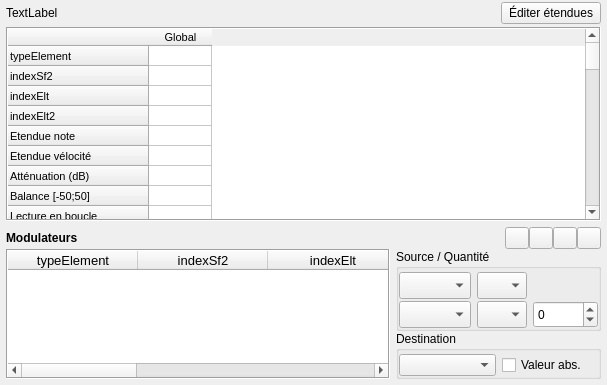
<?xml version="1.0" encoding="UTF-8"?>
<ui version="4.0">
 <class>Page_Inst</class>
 <widget class="QWidget" name="Page_Inst">
  <property name="geometry">
   <rect>
    <x>0</x>
    <y>0</y>
    <width>607</width>
    <height>385</height>
   </rect>
  </property>
  <property name="windowTitle">
   <string notr="true">Form</string>
  </property>
  <layout class="QVBoxLayout" name="verticalLayout" stretch="1,0">
   <property name="spacing">
    <number>0</number>
   </property>
   <property name="leftMargin">
    <number>6</number>
   </property>
   <property name="topMargin">
    <number>0</number>
   </property>
   <property name="rightMargin">
    <number>6</number>
   </property>
   <property name="bottomMargin">
    <number>6</number>
   </property>
   <item>
    <widget class="QFrame" name="frame_5">
     <property name="sizePolicy">
      <sizepolicy hsizetype="Ignored" vsizetype="Preferred">
       <horstretch>0</horstretch>
       <verstretch>0</verstretch>
      </sizepolicy>
     </property>
     <property name="minimumSize">
      <size>
       <width>0</width>
       <height>27</height>
      </size>
     </property>
     <property name="maximumSize">
      <size>
       <width>16777215</width>
       <height>27</height>
      </size>
     </property>
     <property name="frameShape">
      <enum>QFrame::NoFrame</enum>
     </property>
     <property name="frameShadow">
      <enum>QFrame::Raised</enum>
     </property>
     <layout class="QHBoxLayout" name="horizontalLayout">
      <property name="leftMargin">
       <number>0</number>
      </property>
      <property name="topMargin">
       <number>2</number>
      </property>
      <property name="rightMargin">
       <number>0</number>
      </property>
      <property name="bottomMargin">
       <number>3</number>
      </property>
      <item>
       <widget class="QLabel" name="labelPrst">
        <property name="sizePolicy">
         <sizepolicy hsizetype="Preferred" vsizetype="Preferred">
          <horstretch>0</horstretch>
          <verstretch>0</verstretch>
         </sizepolicy>
        </property>
        <property name="minimumSize">
         <size>
          <width>0</width>
          <height>20</height>
         </size>
        </property>
        <property name="maximumSize">
         <size>
          <width>16777215</width>
          <height>20</height>
         </size>
        </property>
        <property name="text">
         <string notr="true">TextLabel</string>
        </property>
        <property name="textInteractionFlags">
         <set>Qt::NoTextInteraction</set>
        </property>
       </widget>
      </item>
      <item>
       <widget class="QPushButton" name="pushRangeMode">
        <property name="maximumSize">
         <size>
          <width>100</width>
          <height>16777215</height>
         </size>
        </property>
        <property name="focusPolicy">
         <enum>Qt::TabFocus</enum>
        </property>
        <property name="text">
         <string>Éditer étendues</string>
        </property>
        <property name="checkable">
         <bool>true</bool>
        </property>
       </widget>
      </item>
     </layout>
    </widget>
   </item>
   <item>
    <widget class="QStackedWidget" name="stackedWidget">
     <property name="currentIndex">
      <number>0</number>
     </property>
     <widget class="QWidget" name="page">
      <layout class="QVBoxLayout" name="verticalLayout_2">
       <property name="spacing">
        <number>0</number>
       </property>
       <property name="leftMargin">
        <number>0</number>
       </property>
       <property name="topMargin">
        <number>0</number>
       </property>
       <property name="rightMargin">
        <number>0</number>
       </property>
       <property name="bottomMargin">
        <number>0</number>
       </property>
       <item>
        <widget class="TableWidgetInst" name="tableInst">
         <property name="sizePolicy">
          <sizepolicy hsizetype="Expanding" vsizetype="Expanding">
           <horstretch>0</horstretch>
           <verstretch>0</verstretch>
          </sizepolicy>
         </property>
         <property name="font">
          <font>
           <pointsize>8</pointsize>
          </font>
         </property>
         <property name="frameShape">
          <enum>QFrame::Box</enum>
         </property>
         <property name="frameShadow">
          <enum>QFrame::Sunken</enum>
         </property>
         <property name="autoScroll">
          <bool>true</bool>
         </property>
         <property name="editTriggers">
          <set>QAbstractItemView::AnyKeyPressed|QAbstractItemView::DoubleClicked|QAbstractItemView::SelectedClicked</set>
         </property>
         <property name="showDropIndicator" stdset="0">
          <bool>false</bool>
         </property>
         <property name="dragDropOverwriteMode">
          <bool>false</bool>
         </property>
         <property name="selectionMode">
          <enum>QAbstractItemView::ExtendedSelection</enum>
         </property>
         <property name="textElideMode">
          <enum>Qt::ElideRight</enum>
         </property>
         <property name="horizontalScrollMode">
          <enum>QAbstractItemView::ScrollPerPixel</enum>
         </property>
         <property name="rowCount">
          <number>50</number>
         </property>
         <property name="columnCount">
          <number>1</number>
         </property>
         <attribute name="horizontalHeaderDefaultSectionSize">
          <number>63</number>
         </attribute>
         <attribute name="horizontalHeaderMinimumSectionSize">
          <number>18</number>
         </attribute>
         <attribute name="verticalHeaderDefaultSectionSize">
          <number>20</number>
         </attribute>
         <attribute name="verticalHeaderMinimumSectionSize">
          <number>19</number>
         </attribute>
         <row>
          <property name="text">
           <string notr="true">typeElement</string>
          </property>
         </row>
         <row>
          <property name="text">
           <string notr="true">indexSf2</string>
          </property>
         </row>
         <row>
          <property name="text">
           <string notr="true">indexElt</string>
          </property>
         </row>
         <row>
          <property name="text">
           <string notr="true">indexElt2</string>
          </property>
         </row>
         <row>
          <property name="text">
           <string>Etendue note</string>
          </property>
         </row>
         <row>
          <property name="text">
           <string>Etendue vélocité</string>
          </property>
         </row>
         <row>
          <property name="text">
           <string>Atténuation (dB)</string>
          </property>
         </row>
         <row>
          <property name="text">
           <string>Balance [-50;50]</string>
          </property>
         </row>
         <row>
          <property name="text">
           <string>Lecture en boucle</string>
          </property>
         </row>
         <row>
          <property name="text">
           <string>Note de base</string>
          </property>
         </row>
         <row>
          <property name="text">
           <string>Accordage (demi-tons)</string>
          </property>
         </row>
         <row>
          <property name="text">
           <string>Accordage (centièmes)</string>
          </property>
         </row>
         <row>
          <property name="text">
           <string>Accordage (scale)</string>
          </property>
         </row>
         <row>
          <property name="text">
           <string>Filtre, fréquence (Hz)</string>
          </property>
          <property name="font">
           <font>
            <weight>50</weight>
            <bold>false</bold>
           </font>
          </property>
         </row>
         <row>
          <property name="text">
           <string>Filtre, résonance (dB)</string>
          </property>
         </row>
         <row>
          <property name="text">
           <string>Vol env delay (s)</string>
          </property>
         </row>
         <row>
          <property name="text">
           <string>Vol env attack (s)</string>
          </property>
         </row>
         <row>
          <property name="text">
           <string>Vol env hold (s)</string>
          </property>
         </row>
         <row>
          <property name="text">
           <string>Vol env decay (s)</string>
          </property>
         </row>
         <row>
          <property name="text">
           <string>Vol env sustain (dB)</string>
          </property>
         </row>
         <row>
          <property name="text">
           <string>Vol env release (s)</string>
          </property>
         </row>
         <row>
          <property name="text">
           <string>Note → Vol env hold (c)</string>
          </property>
         </row>
         <row>
          <property name="text">
           <string>Note → Vol env decay (c)</string>
          </property>
         </row>
         <row>
          <property name="text">
           <string>Mod env delay (s)</string>
          </property>
         </row>
         <row>
          <property name="text">
           <string>Mod env attack (s)</string>
          </property>
         </row>
         <row>
          <property name="text">
           <string>Mod env hold (s)</string>
          </property>
         </row>
         <row>
          <property name="text">
           <string>Mod env decay (s)</string>
          </property>
         </row>
         <row>
          <property name="text">
           <string>Mod env sustain (%)</string>
          </property>
         </row>
         <row>
          <property name="text">
           <string>Mod env release (s)</string>
          </property>
         </row>
         <row>
          <property name="text">
           <string>Mod env → ton (c)</string>
          </property>
         </row>
         <row>
          <property name="text">
           <string>Mod env → filtre (c)</string>
          </property>
         </row>
         <row>
          <property name="text">
           <string>Note → Mod env hold (c)</string>
          </property>
         </row>
         <row>
          <property name="text">
           <string>Note → Mod env decay (c)</string>
          </property>
         </row>
         <row>
          <property name="text">
           <string>Mod LFO delay (s)</string>
          </property>
         </row>
         <row>
          <property name="text">
           <string>Mod LFO freq (Hz)</string>
          </property>
         </row>
         <row>
          <property name="text">
           <string>Mod LFO → ton (c)</string>
          </property>
         </row>
         <row>
          <property name="text">
           <string>Mod LFO → filtre (c)</string>
          </property>
         </row>
         <row>
          <property name="text">
           <string>Mod LFO → volume (dB)</string>
          </property>
         </row>
         <row>
          <property name="text">
           <string>Vib LFO delay (s)</string>
          </property>
         </row>
         <row>
          <property name="text">
           <string>Vib LFO freq (Hz)</string>
          </property>
         </row>
         <row>
          <property name="text">
           <string>Vib LFO → ton (c)</string>
          </property>
         </row>
         <row>
          <property name="text">
           <string>Classe exclusive</string>
          </property>
         </row>
         <row>
          <property name="text">
           <string>Chorus (%)</string>
          </property>
         </row>
         <row>
          <property name="text">
           <string>Réverbération (%)</string>
          </property>
         </row>
         <row>
          <property name="text">
           <string>Note fixe</string>
          </property>
         </row>
         <row>
          <property name="text">
           <string>Vélocité fixe</string>
          </property>
         </row>
         <row>
          <property name="text">
           <string>Offset début échantillon</string>
          </property>
         </row>
         <row>
          <property name="text">
           <string>Offset fin échantillon</string>
          </property>
         </row>
         <row>
          <property name="text">
           <string>Offset début boucle</string>
          </property>
         </row>
         <row>
          <property name="text">
           <string>Offset fin boucle</string>
          </property>
         </row>
         <column>
          <property name="text">
           <string>Global</string>
          </property>
         </column>
         <item row="15" column="0">
          <property name="text">
           <string/>
          </property>
         </item>
         <item row="16" column="0">
          <property name="text">
           <string/>
          </property>
         </item>
        </widget>
       </item>
       <item>
        <widget class="QFrame" name="frameModulator">
         <property name="sizePolicy">
          <sizepolicy hsizetype="Preferred" vsizetype="Preferred">
           <horstretch>0</horstretch>
           <verstretch>0</verstretch>
          </sizepolicy>
         </property>
         <property name="frameShape">
          <enum>QFrame::NoFrame</enum>
         </property>
         <property name="frameShadow">
          <enum>QFrame::Raised</enum>
         </property>
         <layout class="QGridLayout" name="gridLayout_2" columnstretch="100,0">
          <property name="leftMargin">
           <number>0</number>
          </property>
          <property name="topMargin">
           <number>6</number>
          </property>
          <property name="rightMargin">
           <number>0</number>
          </property>
          <property name="bottomMargin">
           <number>0</number>
          </property>
          <property name="verticalSpacing">
           <number>0</number>
          </property>
          <item row="0" column="0">
           <widget class="QLabel" name="label">
            <property name="font">
             <font>
              <weight>75</weight>
              <bold>true</bold>
             </font>
            </property>
            <property name="text">
             <string>Modulateurs</string>
            </property>
           </widget>
          </item>
          <item row="0" column="1">
           <layout class="QHBoxLayout" name="horizontalLayout_2">
            <item>
             <spacer name="horizontalSpacer">
              <property name="orientation">
               <enum>Qt::Horizontal</enum>
              </property>
              <property name="sizeHint" stdset="0">
               <size>
                <width>10</width>
                <height>20</height>
               </size>
              </property>
             </spacer>
            </item>
            <item>
             <widget class="QPushButton" name="pushNouveauMod">
              <property name="minimumSize">
               <size>
                <width>24</width>
                <height>0</height>
               </size>
              </property>
              <property name="maximumSize">
               <size>
                <width>24</width>
                <height>24</height>
               </size>
              </property>
              <property name="toolTip">
               <string>Ajoute un modulateur</string>
              </property>
              <property name="text">
               <string/>
              </property>
              <property name="icon">
               <iconset resource="../ressources.qrc">
                <normaloff>:/icones/add</normaloff>:/icones/add</iconset>
              </property>
             </widget>
            </item>
            <item>
             <widget class="QPushButton" name="pushSupprimerMod">
              <property name="minimumSize">
               <size>
                <width>24</width>
                <height>0</height>
               </size>
              </property>
              <property name="maximumSize">
               <size>
                <width>24</width>
                <height>24</height>
               </size>
              </property>
              <property name="toolTip">
               <string>Supprime un modulateur</string>
              </property>
              <property name="text">
               <string/>
              </property>
              <property name="icon">
               <iconset resource="../ressources.qrc">
                <normaloff>:/icones/remove</normaloff>:/icones/remove</iconset>
              </property>
             </widget>
            </item>
            <item>
             <widget class="QPushButton" name="pushCopyMod">
              <property name="maximumSize">
               <size>
                <width>24</width>
                <height>24</height>
               </size>
              </property>
              <property name="toolTip">
               <string>Copie les modulateurs</string>
              </property>
              <property name="text">
               <string/>
              </property>
              <property name="icon">
               <iconset resource="../ressources.qrc">
                <normaloff>:/icones/copy</normaloff>:/icones/copy</iconset>
              </property>
              <property name="iconSize">
               <size>
                <width>22</width>
                <height>22</height>
               </size>
              </property>
             </widget>
            </item>
            <item>
             <widget class="QPushButton" name="pushPasteMod">
              <property name="maximumSize">
               <size>
                <width>24</width>
                <height>24</height>
               </size>
              </property>
              <property name="toolTip">
               <string>Colle les modulateurs copiés</string>
              </property>
              <property name="text">
               <string/>
              </property>
              <property name="icon">
               <iconset resource="../ressources.qrc">
                <normaloff>:/icones/paste</normaloff>:/icones/paste</iconset>
              </property>
             </widget>
            </item>
           </layout>
          </item>
          <item row="1" column="0" rowspan="2">
           <widget class="TableWidgetMod" name="tableMod">
            <property name="sizePolicy">
             <sizepolicy hsizetype="Expanding" vsizetype="Ignored">
              <horstretch>0</horstretch>
              <verstretch>0</verstretch>
             </sizepolicy>
            </property>
            <property name="font">
             <font>
              <pointsize>10</pointsize>
              <weight>50</weight>
              <bold>false</bold>
             </font>
            </property>
            <property name="frameShape">
             <enum>QFrame::Box</enum>
            </property>
            <property name="editTriggers">
             <set>QAbstractItemView::NoEditTriggers</set>
            </property>
            <property name="tabKeyNavigation">
             <bool>false</bool>
            </property>
            <property name="showDropIndicator" stdset="0">
             <bool>false</bool>
            </property>
            <property name="dragDropOverwriteMode">
             <bool>false</bool>
            </property>
            <property name="selectionMode">
             <enum>QAbstractItemView::ExtendedSelection</enum>
            </property>
            <property name="selectionBehavior">
             <enum>QAbstractItemView::SelectRows</enum>
            </property>
            <property name="verticalScrollMode">
             <enum>QAbstractItemView::ScrollPerItem</enum>
            </property>
            <property name="horizontalScrollMode">
             <enum>QAbstractItemView::ScrollPerPixel</enum>
            </property>
            <property name="columnCount">
             <number>9</number>
            </property>
            <attribute name="horizontalHeaderDefaultSectionSize">
             <number>130</number>
            </attribute>
            <attribute name="horizontalHeaderHighlightSections">
             <bool>false</bool>
            </attribute>
            <attribute name="horizontalHeaderMinimumSectionSize">
             <number>18</number>
            </attribute>
            <attribute name="horizontalHeaderStretchLastSection">
             <bool>true</bool>
            </attribute>
            <attribute name="verticalHeaderVisible">
             <bool>false</bool>
            </attribute>
            <attribute name="verticalHeaderDefaultSectionSize">
             <number>19</number>
            </attribute>
            <column>
             <property name="text">
              <string notr="true">typeElement</string>
             </property>
            </column>
            <column>
             <property name="text">
              <string notr="true">indexSf2</string>
             </property>
            </column>
            <column>
             <property name="text">
              <string notr="true">indexElt</string>
             </property>
            </column>
            <column>
             <property name="text">
              <string notr="true">indexElt2</string>
             </property>
            </column>
            <column>
             <property name="text">
              <string notr="true">indexMod</string>
             </property>
            </column>
            <column>
             <property name="text">
              <string notr="true">#</string>
             </property>
             <property name="font">
              <font>
               <weight>75</weight>
               <bold>true</bold>
              </font>
             </property>
            </column>
            <column>
             <property name="text">
              <string>Source</string>
             </property>
             <property name="font">
              <font>
               <weight>75</weight>
               <bold>true</bold>
              </font>
             </property>
            </column>
            <column>
             <property name="text">
              <string>Quantité</string>
             </property>
             <property name="font">
              <font>
               <weight>75</weight>
               <bold>true</bold>
              </font>
             </property>
            </column>
            <column>
             <property name="text">
              <string>Destination</string>
             </property>
             <property name="font">
              <font>
               <weight>75</weight>
               <bold>true</bold>
              </font>
             </property>
            </column>
           </widget>
          </item>
          <item row="1" column="1">
           <widget class="QGroupBox" name="groupBox_3">
            <property name="title">
             <string>Source / Quantité</string>
            </property>
            <layout class="QGridLayout" name="gridLayout_3">
             <property name="leftMargin">
              <number>0</number>
             </property>
             <property name="topMargin">
              <number>3</number>
             </property>
             <property name="rightMargin">
              <number>0</number>
             </property>
             <property name="bottomMargin">
              <number>0</number>
             </property>
             <property name="horizontalSpacing">
              <number>6</number>
             </property>
             <property name="verticalSpacing">
              <number>2</number>
             </property>
             <item row="0" column="1">
              <widget class="ComboBox" name="comboSource1">
               <property name="sizePolicy">
                <sizepolicy hsizetype="Preferred" vsizetype="Preferred">
                 <horstretch>0</horstretch>
                 <verstretch>0</verstretch>
                </sizepolicy>
               </property>
               <property name="maximumSize">
                <size>
                 <width>170</width>
                 <height>27</height>
                </size>
               </property>
               <property name="font">
                <font>
                 <weight>50</weight>
                 <bold>false</bold>
                </font>
               </property>
              </widget>
             </item>
             <item row="1" column="1">
              <widget class="ComboBox" name="comboSource2">
               <property name="sizePolicy">
                <sizepolicy hsizetype="Preferred" vsizetype="Preferred">
                 <horstretch>0</horstretch>
                 <verstretch>0</verstretch>
                </sizepolicy>
               </property>
               <property name="maximumSize">
                <size>
                 <width>170</width>
                 <height>27</height>
                </size>
               </property>
               <property name="font">
                <font>
                 <weight>50</weight>
                 <bold>false</bold>
                </font>
               </property>
              </widget>
             </item>
             <item row="0" column="2">
              <widget class="TableComboBox" name="comboCourbeSource1">
               <property name="sizePolicy">
                <sizepolicy hsizetype="Preferred" vsizetype="Preferred">
                 <horstretch>0</horstretch>
                 <verstretch>0</verstretch>
                </sizepolicy>
               </property>
               <property name="minimumSize">
                <size>
                 <width>0</width>
                 <height>27</height>
                </size>
               </property>
               <property name="maximumSize">
                <size>
                 <width>50</width>
                 <height>27</height>
                </size>
               </property>
               <property name="font">
                <font>
                 <weight>50</weight>
                 <bold>false</bold>
                </font>
               </property>
               <property name="sizeAdjustPolicy">
                <enum>QComboBox::AdjustToContents</enum>
               </property>
               <property name="modelColumn">
                <number>0</number>
               </property>
              </widget>
             </item>
             <item row="1" column="2">
              <widget class="TableComboBox" name="comboCourbeSource2">
               <property name="sizePolicy">
                <sizepolicy hsizetype="Preferred" vsizetype="Preferred">
                 <horstretch>0</horstretch>
                 <verstretch>0</verstretch>
                </sizepolicy>
               </property>
               <property name="minimumSize">
                <size>
                 <width>0</width>
                 <height>27</height>
                </size>
               </property>
               <property name="maximumSize">
                <size>
                 <width>50</width>
                 <height>27</height>
                </size>
               </property>
               <property name="font">
                <font>
                 <weight>50</weight>
                 <bold>false</bold>
                </font>
               </property>
               <property name="sizeAdjustPolicy">
                <enum>QComboBox::AdjustToContents</enum>
               </property>
              </widget>
             </item>
             <item row="1" column="3">
              <widget class="QSpinBox" name="spinSource2">
               <property name="sizePolicy">
                <sizepolicy hsizetype="Minimum" vsizetype="Preferred">
                 <horstretch>0</horstretch>
                 <verstretch>0</verstretch>
                </sizepolicy>
               </property>
               <property name="minimum">
                <number>-32768</number>
               </property>
               <property name="maximum">
                <number>32767</number>
               </property>
              </widget>
             </item>
            </layout>
           </widget>
          </item>
          <item row="2" column="1">
           <widget class="QGroupBox" name="groupBox">
            <property name="title">
             <string>Destination</string>
            </property>
            <layout class="QGridLayout" name="gridLayout">
             <property name="leftMargin">
              <number>0</number>
             </property>
             <property name="topMargin">
              <number>3</number>
             </property>
             <property name="rightMargin">
              <number>0</number>
             </property>
             <property name="bottomMargin">
              <number>0</number>
             </property>
             <property name="verticalSpacing">
              <number>2</number>
             </property>
             <item row="0" column="0">
              <widget class="ComboBox" name="comboDestination">
               <property name="sizePolicy">
                <sizepolicy hsizetype="Preferred" vsizetype="Preferred">
                 <horstretch>0</horstretch>
                 <verstretch>0</verstretch>
                </sizepolicy>
               </property>
               <property name="maximumSize">
                <size>
                 <width>170</width>
                 <height>27</height>
                </size>
               </property>
               <property name="font">
                <font>
                 <weight>50</weight>
                 <bold>false</bold>
                </font>
               </property>
              </widget>
             </item>
             <item row="0" column="1">
              <widget class="QCheckBox" name="checkAbs">
               <property name="sizePolicy">
                <sizepolicy hsizetype="Minimum" vsizetype="Preferred">
                 <horstretch>0</horstretch>
                 <verstretch>0</verstretch>
                </sizepolicy>
               </property>
               <property name="text">
                <string>Valeur abs.</string>
               </property>
              </widget>
             </item>
            </layout>
           </widget>
          </item>
         </layout>
        </widget>
       </item>
      </layout>
     </widget>
     <widget class="QWidget" name="page_2">
      <layout class="QGridLayout" name="gridLayout_4">
       <property name="leftMargin">
        <number>0</number>
       </property>
       <property name="topMargin">
        <number>0</number>
       </property>
       <property name="rightMargin">
        <number>0</number>
       </property>
       <property name="bottomMargin">
        <number>0</number>
       </property>
       <item row="0" column="0">
        <widget class="RangeEditor" name="rangeEditor" native="true"/>
       </item>
      </layout>
     </widget>
    </widget>
   </item>
  </layout>
 </widget>
 <customwidgets>
  <customwidget>
   <class>TableWidgetMod</class>
   <extends>QTableWidget</extends>
   <header>page.h</header>
   <slots>
    <signal>deleteModPressed()</signal>
    <signal>copyAsked()</signal>
    <signal>pasteAsked()</signal>
   </slots>
  </customwidget>
  <customwidget>
   <class>TableComboBox</class>
   <extends>QComboBox</extends>
   <header>page.h</header>
   <slots>
    <signal>clicked(int,int)</signal>
    <signal>editingFinished()</signal>
   </slots>
  </customwidget>
  <customwidget>
   <class>ComboBox</class>
   <extends>QComboBox</extends>
   <header>page.h</header>
   <slots>
    <signal>clicked(int)</signal>
   </slots>
  </customwidget>
  <customwidget>
   <class>TableWidgetInst</class>
   <extends>QTableWidget</extends>
   <header>page_inst.h</header>
  </customwidget>
  <customwidget>
   <class>RangeEditor</class>
   <extends>QWidget</extends>
   <header>rangeeditor.h</header>
   <container>1</container>
  </customwidget>
 </customwidgets>
 <resources>
  <include location="../ressources.qrc"/>
 </resources>
 <connections>
  <connection>
   <sender>tableInst</sender>
   <signal>cellChanged(int,int)</signal>
   <receiver>Page_Inst</receiver>
   <slot>set(int,int)</slot>
   <hints>
    <hint type="sourcelabel">
     <x>282</x>
     <y>188</y>
    </hint>
    <hint type="destinationlabel">
     <x>282</x>
     <y>188</y>
    </hint>
   </hints>
  </connection>
  <connection>
   <sender>spinSource2</sender>
   <signal>editingFinished()</signal>
   <receiver>Page_Inst</receiver>
   <slot>setAmount()</slot>
   <hints>
    <hint type="sourcelabel">
     <x>327</x>
     <y>298</y>
    </hint>
    <hint type="destinationlabel">
     <x>282</x>
     <y>188</y>
    </hint>
   </hints>
  </connection>
  <connection>
   <sender>tableMod</sender>
   <signal>itemSelectionChanged()</signal>
   <receiver>Page_Inst</receiver>
   <slot>afficheEditMod()</slot>
   <hints>
    <hint type="sourcelabel">
     <x>144</x>
     <y>306</y>
    </hint>
    <hint type="destinationlabel">
     <x>282</x>
     <y>188</y>
    </hint>
   </hints>
  </connection>
  <connection>
   <sender>checkAbs</sender>
   <signal>clicked()</signal>
   <receiver>Page_Inst</receiver>
   <slot>setAbs()</slot>
   <hints>
    <hint type="sourcelabel">
     <x>509</x>
     <y>352</y>
    </hint>
    <hint type="destinationlabel">
     <x>282</x>
     <y>188</y>
    </hint>
   </hints>
  </connection>
  <connection>
   <sender>comboCourbeSource1</sender>
   <signal>clicked(int,int)</signal>
   <receiver>Page_Inst</receiver>
   <slot>setSourceType(int,int)</slot>
   <hints>
    <hint type="sourcelabel">
     <x>595</x>
     <y>274</y>
    </hint>
    <hint type="destinationlabel">
     <x>349</x>
     <y>188</y>
    </hint>
   </hints>
  </connection>
  <connection>
   <sender>comboCourbeSource2</sender>
   <signal>clicked(int,int)</signal>
   <receiver>Page_Inst</receiver>
   <slot>setSourceAmountType(int,int)</slot>
   <hints>
    <hint type="sourcelabel">
     <x>595</x>
     <y>304</y>
    </hint>
    <hint type="destinationlabel">
     <x>349</x>
     <y>188</y>
    </hint>
   </hints>
  </connection>
  <connection>
   <sender>comboDestination</sender>
   <signal>clicked(int)</signal>
   <receiver>Page_Inst</receiver>
   <slot>setDest(int)</slot>
   <hints>
    <hint type="sourcelabel">
     <x>463</x>
     <y>353</y>
    </hint>
    <hint type="destinationlabel">
     <x>349</x>
     <y>188</y>
    </hint>
   </hints>
  </connection>
  <connection>
   <sender>comboSource1</sender>
   <signal>clicked(int)</signal>
   <receiver>Page_Inst</receiver>
   <slot>setSource(int)</slot>
   <hints>
    <hint type="sourcelabel">
     <x>462</x>
     <y>275</y>
    </hint>
    <hint type="destinationlabel">
     <x>349</x>
     <y>188</y>
    </hint>
   </hints>
  </connection>
  <connection>
   <sender>comboSource2</sender>
   <signal>clicked(int)</signal>
   <receiver>Page_Inst</receiver>
   <slot>setSource2(int)</slot>
   <hints>
    <hint type="sourcelabel">
     <x>462</x>
     <y>304</y>
    </hint>
    <hint type="destinationlabel">
     <x>349</x>
     <y>188</y>
    </hint>
   </hints>
  </connection>
  <connection>
   <sender>pushNouveauMod</sender>
   <signal>clicked()</signal>
   <receiver>Page_Inst</receiver>
   <slot>nouveauMod()</slot>
   <hints>
    <hint type="sourcelabel">
     <x>647</x>
     <y>237</y>
    </hint>
    <hint type="destinationlabel">
     <x>349</x>
     <y>188</y>
    </hint>
   </hints>
  </connection>
  <connection>
   <sender>pushSupprimerMod</sender>
   <signal>clicked()</signal>
   <receiver>Page_Inst</receiver>
   <slot>supprimerMod()</slot>
   <hints>
    <hint type="sourcelabel">
     <x>677</x>
     <y>237</y>
    </hint>
    <hint type="destinationlabel">
     <x>349</x>
     <y>188</y>
    </hint>
   </hints>
  </connection>
  <connection>
   <sender>tableInst</sender>
   <signal>itemSelectionChanged()</signal>
   <receiver>Page_Inst</receiver>
   <slot>selected()</slot>
   <hints>
    <hint type="sourcelabel">
     <x>282</x>
     <y>188</y>
    </hint>
    <hint type="destinationlabel">
     <x>282</x>
     <y>188</y>
    </hint>
   </hints>
  </connection>
  <connection>
   <sender>pushCopyMod</sender>
   <signal>clicked()</signal>
   <receiver>Page_Inst</receiver>
   <slot>copyMod()</slot>
   <hints>
    <hint type="sourcelabel">
     <x>611</x>
     <y>197</y>
    </hint>
    <hint type="destinationlabel">
     <x>349</x>
     <y>167</y>
    </hint>
   </hints>
  </connection>
  <connection>
   <sender>tableMod</sender>
   <signal>deleteModPressed()</signal>
   <receiver>Page_Inst</receiver>
   <slot>supprimerMod()</slot>
   <hints>
    <hint type="sourcelabel">
     <x>192</x>
     <y>315</y>
    </hint>
    <hint type="destinationlabel">
     <x>303</x>
     <y>192</y>
    </hint>
   </hints>
  </connection>
  <connection>
   <sender>pushPasteMod</sender>
   <signal>clicked()</signal>
   <receiver>Page_Inst</receiver>
   <slot>pasteMod()</slot>
   <hints>
    <hint type="sourcelabel">
     <x>582</x>
     <y>237</y>
    </hint>
    <hint type="destinationlabel">
     <x>303</x>
     <y>192</y>
    </hint>
   </hints>
  </connection>
  <connection>
   <sender>tableMod</sender>
   <signal>copyAsked()</signal>
   <receiver>Page_Inst</receiver>
   <slot>copyMod()</slot>
   <hints>
    <hint type="sourcelabel">
     <x>192</x>
     <y>315</y>
    </hint>
    <hint type="destinationlabel">
     <x>303</x>
     <y>192</y>
    </hint>
   </hints>
  </connection>
  <connection>
   <sender>tableMod</sender>
   <signal>pasteAsked()</signal>
   <receiver>Page_Inst</receiver>
   <slot>pasteMod()</slot>
   <hints>
    <hint type="sourcelabel">
     <x>192</x>
     <y>315</y>
    </hint>
    <hint type="destinationlabel">
     <x>303</x>
     <y>192</y>
    </hint>
   </hints>
  </connection>
 </connections>
 <slots>
  <slot>set(int,int)</slot>
  <slot>selected()</slot>
  <slot>setAmount()</slot>
  <slot>afficheEditMod()</slot>
  <slot>setAbs()</slot>
  <slot>setSourceAmountType(int,int)</slot>
  <slot>setSourceType(int,int)</slot>
  <slot>setDest(int)</slot>
  <slot>setSource(int)</slot>
  <slot>setSource2(int)</slot>
  <slot>nouveauMod()</slot>
  <slot>supprimerMod()</slot>
  <slot>copyMod()</slot>
  <slot>pasteMod()</slot>
 </slots>
</ui>
